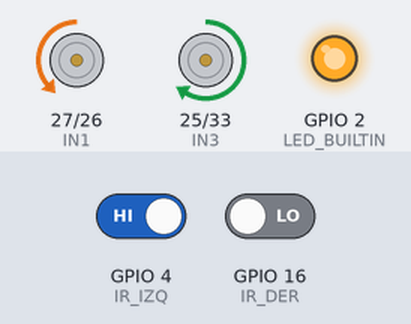
The sketch below on a simulated ESP32. Shown: motor-driver pin pairs drawn as motors (green arrow = first pin HIGH = forward, orange = second pin HIGH = backward, longer = more drive, scaled by the enable pin), output pins drawn as LEDs (lit = HIGH). Inputs (shaded band) come from the test bench; at power-on: GPIO 4 (IR_IZQ) HIGH, GPIO 16 (IR_DER) LOW. What the sketch prints to the serial monitor is not drawn.

Above: at 1.2 s.
1.3 s: GPIO 4 (IR_IZQ) driven LOW
At 1.7 s:
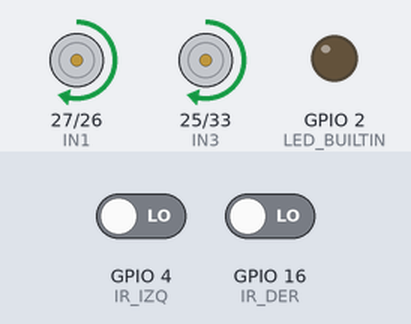
2.8 s: GPIO 16 (IR_DER) driven HIGH
At 4.0 s:
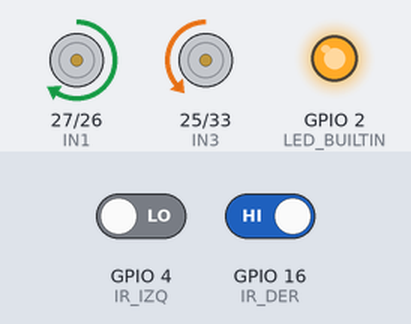
4.3 s: GPIO 4 (IR_IZQ) driven HIGH
At 5.2 s:
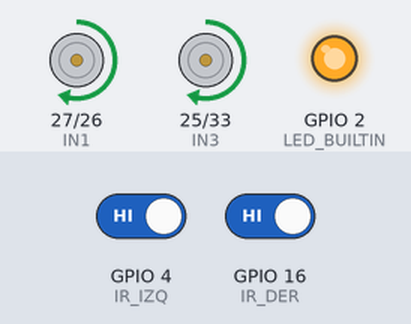
5.8 s: GPIO 16 (IR_DER) driven LOW
At 6.3 s:
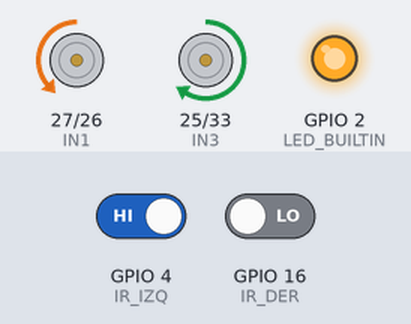
Timing chart, 0 to 8.3 s (numbered marks = the images above; inputs shaded):
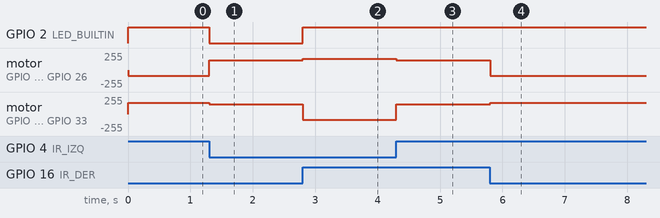

The sketch:

seguidoresp32.ino
```cpp
// Robot seguidor de línea con 2 sensores IR y driver L298N
// Los sensores TCRT5000 dan HIGH (1) sobre la línea negra y LOW (0) sobre blanco.

const int IR_IZQ = 4;   // sensor izquierdo  (DO)
const int IR_DER = 16;   // sensor derecho    (DO)

const int ENA = 14, IN1 = 27, IN2 = 26;   // motores del lado izquierdo
const int ENB = 32, IN3 = 25, IN4 = 33;   // motores del lado derecho

// Velocidad de cada lado: de -255 (atrás) a 255 (adelante)
void motores(int izq, int der) {
  izq = constrain(izq, -255, 255);
  der = constrain(der, -255, 255);
  digitalWrite(IN1, izq >= 0 ? HIGH : LOW);
  digitalWrite(IN2, izq >= 0 ? LOW : HIGH);
  analogWrite(ENA, abs(izq));
  digitalWrite(IN3, der >= 0 ? HIGH : LOW);
  digitalWrite(IN4, der >= 0 ? LOW : HIGH);
  analogWrite(ENB, abs(der));
}

const int VELOCIDAD = 150;   // 0 a 255
const int GIRO = 170;

void setup() {
  pinMode(IR_IZQ, INPUT);
  pinMode(IR_DER, INPUT);
  pinMode(ENA, OUTPUT); pinMode(IN1, OUTPUT); pinMode(IN2, OUTPUT);
  pinMode(ENB, OUTPUT); pinMode(IN3, OUTPUT); pinMode(IN4, OUTPUT);
  pinMode(LED_BUILTIN, OUTPUT);
  Serial.begin(9600);
  Serial.println("Seguidor de linea listo");
}

void loop() {
  int izq = digitalRead(IR_IZQ);
  int der = digitalRead(IR_DER);

  if (izq == LOW && der == LOW) {
    motores(VELOCIDAD, VELOCIDAD);      // la línea está entre los sensores: recto
  } else if (izq == HIGH && der == LOW) {
    motores(-GIRO / 2, GIRO);           // la línea se fue a la izquierda
  } else if (izq == LOW && der == HIGH) {
    motores(GIRO, -GIRO / 2);           // la línea se fue a la derecha
  } else {
    motores(VELOCIDAD, VELOCIDAD);      // cruce: seguir recto
  }

  digitalWrite(LED_BUILTIN, izq || der);  // el LED 13 avisa cuando un sensor ve la línea
}
```

Measured:
- after the input at 1.3 s, GPIO 2 (LED_BUILTIN): HIGH → LOW at once; motor on GPIO 27 (IN1) / GPIO 26 (IN2): backward 85/255 → forward 150/255 at once; motor on GPIO 25 (IN3) / GPIO 33 (IN4): forward 170/255 → forward 150/255 at once
- after the input at 2.8 s, GPIO 2 (LED_BUILTIN): LOW → HIGH at once; motor on GPIO 27 (IN1) / GPIO 26 (IN2): forward 150/255 → forward 170/255 at once; motor on GPIO 25 (IN3) / GPIO 33 (IN4): forward 150/255 → backward 85/255 at once
- after the input at 4.3 s, motor on GPIO 27 (IN1) / GPIO 26 (IN2): forward 170/255 → forward 150/255 at once; motor on GPIO 25 (IN3) / GPIO 33 (IN4): backward 85/255 → forward 150/255 at once
- after the input at 5.8 s, motor on GPIO 27 (IN1) / GPIO 26 (IN2): forward 150/255 → backward 85/255 at once; motor on GPIO 25 (IN3) / GPIO 33 (IN4): forward 150/255 → forward 170/255 at once
